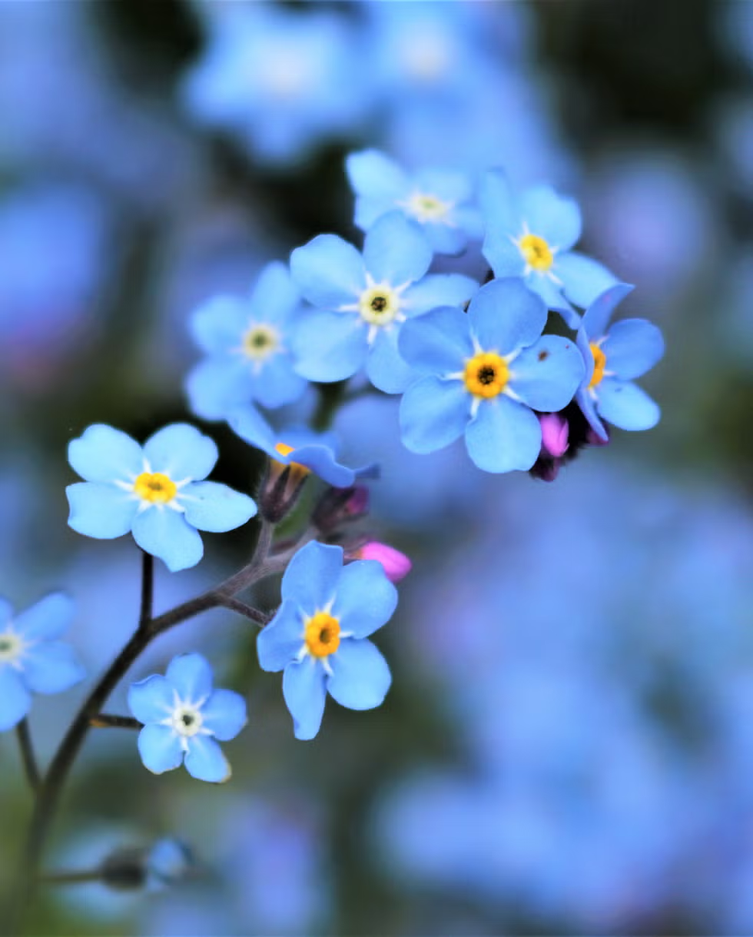
#> input picture Edge Detection/image.png, 753 x 937 px, shrunk from 980 x 1219 before the run
$ python threshold_func.py
#> lines starting #> are read from the running program, lines starting #| are printed output that depends on the picture; after the words box and inside, x2 and y2 are one past the last pixel; in counts of white or black regions, pixels touching at a corner belong together
import cv2

img = cv2.imread("image.png", cv2.IMREAD_GRAYSCALE)
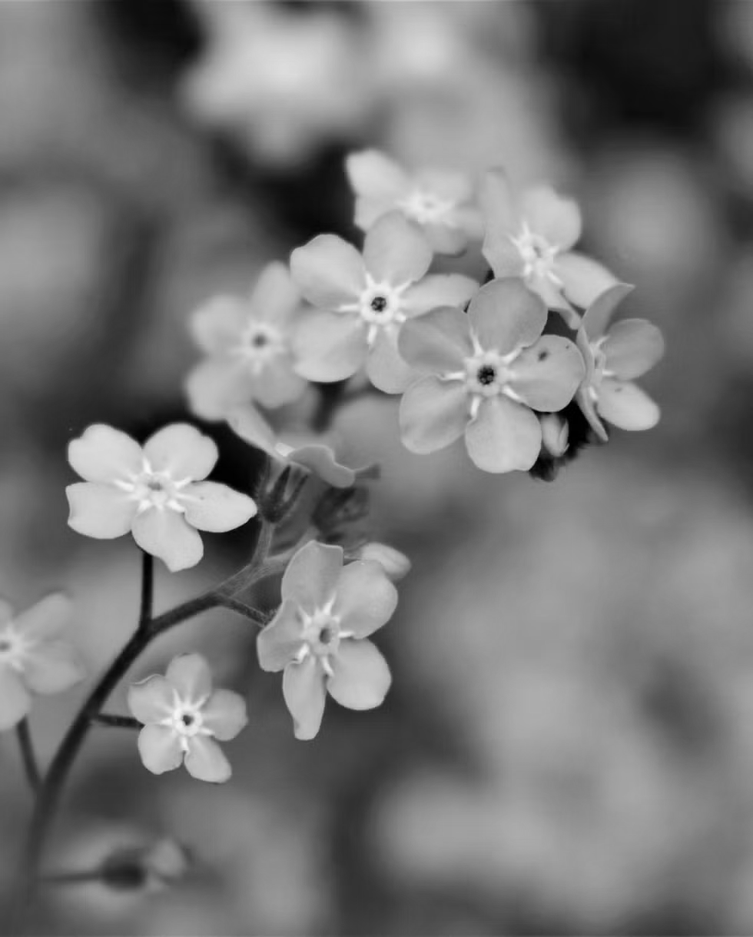
#> img: shape (937, 753); min 0, max 247, mean 120.1

ret, thres_img = cv2.threshold(img,100,150,cv2.THRESH_BINARY)
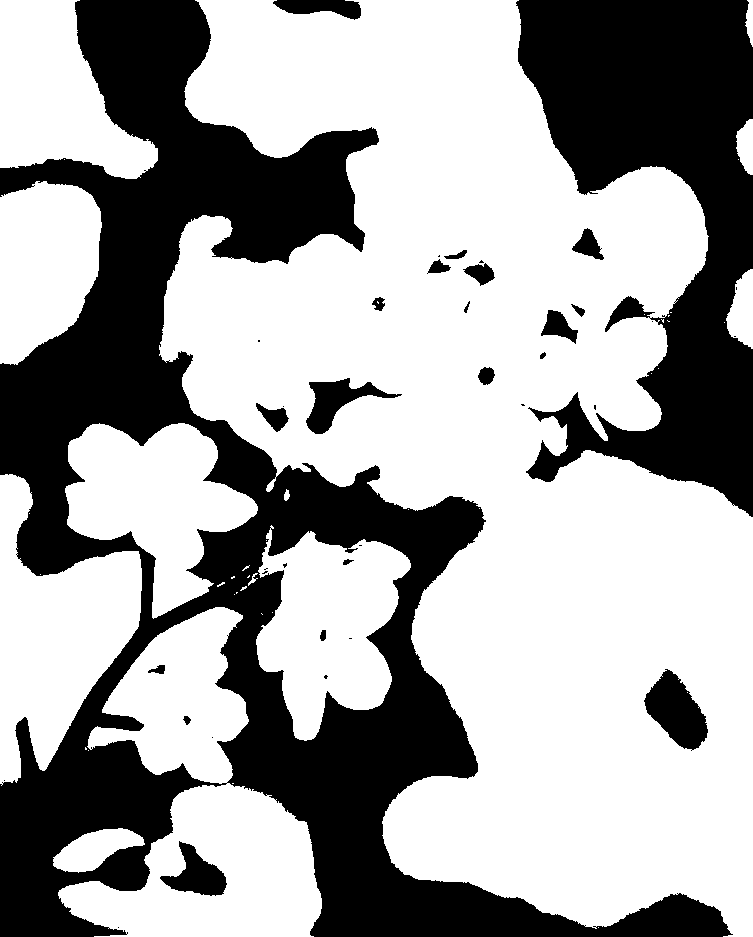
#> thres_img: shape (937, 753); values 0 (black) and 150 (white), 64% white; 39 black regions (18 under 20 px), largest, box (x1, y1, x2, y2) and area: (0, 0, 733, 937) 177291, (516, 0, 753, 517) 65721, (644, 669, 708, 751) 2967

cv2.imshow("original image",img)
cv2.imshow("thresholded image",thres_img)

cv2.waitKey(0)
cv2.destroyAllWindows()
